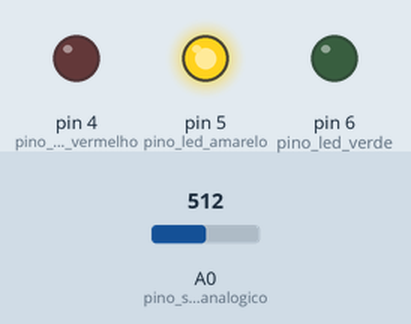
Recording of a sketch running on a simulated Arduino Uno, built with avr-gcc and run on an emulated ATmega328P. Shown: output pins drawn as LEDs (lit = HIGH). The test bench sets the inputs (shaded band); at power-on: A0 (pino_sinal_analogico) = 512. What the sketch prints to the serial monitor is not drawn.

Above: at 1.2 s.
1.3 s: A0 (pino_sinal_analogico) set to 390
At 2.3 s:
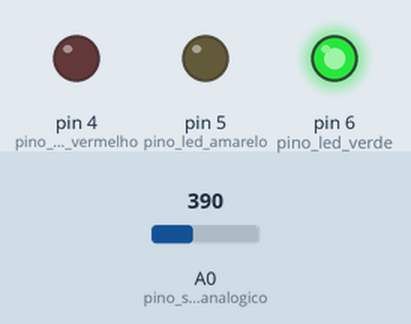
2.8 s: A0 (pino_sinal_analogico) set to 0
At 4.0 s:
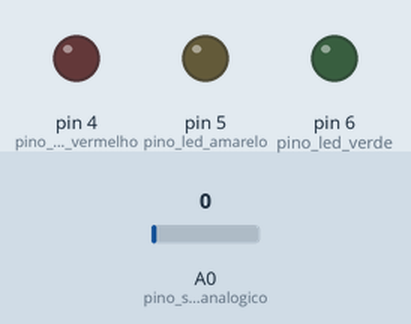
4.3 s: A0 (pino_sinal_analogico) set to 810
At 4.7 s:
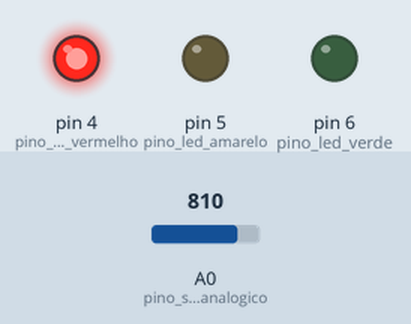
Timing chart, 0 to 7.3 s (numbered marks = the images above; inputs shaded):
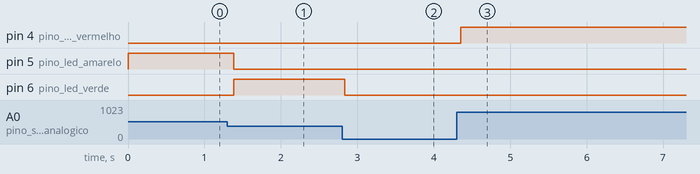

Measured:
- after the input at 1.3 s, pin 5 (pino_led_amarelo): HIGH → LOW after 0.08 s; pin 6 (pino_led_verde): LOW → HIGH after 0.08 s
- after the input at 2.8 s, pin 6 (pino_led_verde): HIGH → LOW at once
- after the input at 4.3 s, pin 4 (pino_led_vermelho): LOW → HIGH after 0.05 s

The sketch:

Sensor_Umidade_de_Solo.ino
```cpp
#define pino_sinal_analogico A0
#define pino_led_vermelho 4
#define pino_led_amarelo 5
#define pino_led_verde 6

int valor_analogico;

void setup() {
  Serial.begin(9600);
  pinMode(pino_sinal_analogico, INPUT);
  pinMode(pino_led_vermelho, OUTPUT);
  pinMode(pino_led_amarelo, OUTPUT);
  pinMode(pino_led_verde, OUTPUT);
}

void loop() {
  //Le o valor do pino A0 do sensor
  valor_analogico = analogRead(pino_sinal_analogico);

  //Mostra o valor da porta analogica no serial monitor
  Serial.print("Porta analogica: ");
  Serial.print(valor_analogico);

  //Solo umido, acende o led verde
  if (valor_analogico > 0 && valor_analogico < 400) {
    Serial.println(" Status: Solo Molhado");
    digitalWrite(pino_led_verde, HIGH);
  } else {
    digitalWrite(pino_led_verde, LOW);
  }

  //Solo com umidade moderada, acende led amarelo
  if (valor_analogico > 400 && valor_analogico < 800) {
    Serial.println(" Status: Solo Umido");
    digitalWrite(pino_led_amarelo, HIGH);
  } else {
    digitalWrite(pino_led_amarelo, LOW);
  }

  //Solo seco, acende led vermelho
  if (valor_analogico > 800 && valor_analogico < 1024) {
    Serial.println(" Status: Solo Seco");
    digitalWrite(pino_led_vermelho, HIGH);
  } else {
    digitalWrite(pino_led_vermelho, LOW);
  }
}
```
